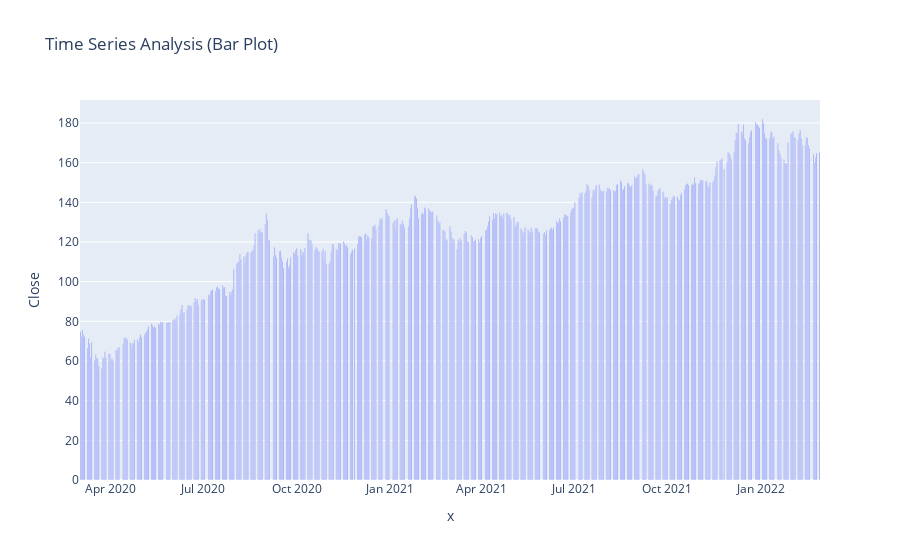

The code cell stored with this chart in its notebook:
### Markdown cell above
#### Bar Plot

### Code cell
# let’s visualize a bar plot to visualize the trends of close prices over the period:

import plotly.express as px
figure = px.bar(data,
                x = df.index,
                y = "Close",
                title = "Time Series Analysis (Bar Plot)")
figure

### Figure 1 — Plotly figure (JSON) as saved in the notebook; plotly's stock layout.template omitted (floating-point values rounded to 4 significant figures; data arrays with more than 128 entries replaced by an {"elided": "..."} marker saying what was removed)
{"data": [{"alignmentgroup": "True", "hovertemplate": "x=%{x}<br>Close=%{y}<extra></extra>", "legendgroup": "", "marker": {"color": "#636efa", "pattern": {"shape": ""}}, "name": "", "offsetgroup": "", "orientation": "v", "showlegend": false, "textposition": "auto", "type": "bar", "x": {"elided": "504 str values"}, "xaxis": "x", "y": {"elided": "504 float values"}, "yaxis": "y"}], "layout": {"barmode": "relative", "legend": {"tracegroupgap": 0}, "title": {"text": "Time Series Analysis (Bar Plot)"}, "xaxis": {"anchor": "y", "domain": [0, 1], "title": {"text": "x"}}, "yaxis": {"anchor": "x", "domain": [0, 1], "title": {"text": "Close"}}}}
